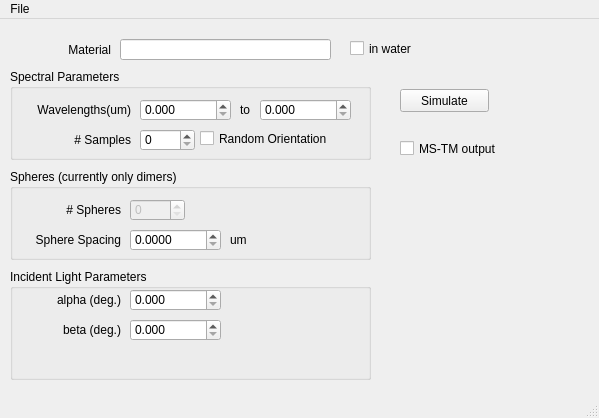
<?xml version="1.0" encoding="UTF-8"?>
<ui version="4.0">
 <class>mstmGui</class>
 <widget class="QMainWindow" name="mstmGui">
  <property name="geometry">
   <rect>
    <x>0</x>
    <y>0</y>
    <width>599</width>
    <height>418</height>
   </rect>
  </property>
  <property name="windowTitle">
   <string>Spectral Multi-Sphere T-Matrix Simulation</string>
  </property>
  <widget class="QWidget" name="centralwidget">
   <widget class="QPushButton" name="btnSimulate">
    <property name="geometry">
     <rect>
      <x>400</x>
      <y>70</y>
      <width>89</width>
      <height>23</height>
     </rect>
    </property>
    <property name="text">
     <string>Simulate</string>
    </property>
   </widget>
   <widget class="QLabel" name="label_7">
    <property name="geometry">
     <rect>
      <x>0</x>
      <y>20</y>
      <width>111</width>
      <height>21</height>
     </rect>
    </property>
    <property name="text">
     <string>Material</string>
    </property>
    <property name="alignment">
     <set>Qt::AlignRight|Qt::AlignTrailing|Qt::AlignVCenter</set>
    </property>
   </widget>
   <widget class="QLineEdit" name="txtMaterial">
    <property name="geometry">
     <rect>
      <x>120</x>
      <y>20</y>
      <width>211</width>
      <height>21</height>
     </rect>
    </property>
    <property name="readOnly">
     <bool>true</bool>
    </property>
   </widget>
   <widget class="QGroupBox" name="groupBox">
    <property name="geometry">
     <rect>
      <x>10</x>
      <y>50</y>
      <width>361</width>
      <height>91</height>
     </rect>
    </property>
    <property name="title">
     <string>Spectral Parameters</string>
    </property>
    <widget class="QDoubleSpinBox" name="spinStartLambda">
     <property name="geometry">
      <rect>
       <x>130</x>
       <y>30</y>
       <width>91</width>
       <height>22</height>
      </rect>
     </property>
     <property name="decimals">
      <number>3</number>
     </property>
     <property name="singleStep">
      <double>0.100000000000000</double>
     </property>
    </widget>
    <widget class="QSpinBox" name="spinNumSamples">
     <property name="geometry">
      <rect>
       <x>130</x>
       <y>60</y>
       <width>55</width>
       <height>22</height>
      </rect>
     </property>
     <property name="maximum">
      <number>9999</number>
     </property>
    </widget>
    <widget class="QLabel" name="label_3">
     <property name="geometry">
      <rect>
       <x>10</x>
       <y>60</y>
       <width>111</width>
       <height>21</height>
      </rect>
     </property>
     <property name="text">
      <string># Samples</string>
     </property>
     <property name="alignment">
      <set>Qt::AlignRight|Qt::AlignTrailing|Qt::AlignVCenter</set>
     </property>
    </widget>
    <widget class="QLabel" name="label_2">
     <property name="geometry">
      <rect>
       <x>10</x>
       <y>30</y>
       <width>111</width>
       <height>21</height>
      </rect>
     </property>
     <property name="text">
      <string>Wavelengths(um)</string>
     </property>
     <property name="alignment">
      <set>Qt::AlignRight|Qt::AlignTrailing|Qt::AlignVCenter</set>
     </property>
    </widget>
    <widget class="QLabel" name="label">
     <property name="geometry">
      <rect>
       <x>230</x>
       <y>30</y>
       <width>21</width>
       <height>21</height>
      </rect>
     </property>
     <property name="text">
      <string>to</string>
     </property>
    </widget>
    <widget class="QDoubleSpinBox" name="spinEndLambda">
     <property name="geometry">
      <rect>
       <x>250</x>
       <y>30</y>
       <width>91</width>
       <height>22</height>
      </rect>
     </property>
     <property name="decimals">
      <number>3</number>
     </property>
     <property name="singleStep">
      <double>0.100000000000000</double>
     </property>
    </widget>
    <widget class="QCheckBox" name="chkRandomOrientation">
     <property name="geometry">
      <rect>
       <x>190</x>
       <y>60</y>
       <width>161</width>
       <height>19</height>
      </rect>
     </property>
     <property name="text">
      <string>Random Orientation</string>
     </property>
    </widget>
   </widget>
   <widget class="QGroupBox" name="groupBox_2">
    <property name="geometry">
     <rect>
      <x>10</x>
      <y>150</y>
      <width>361</width>
      <height>91</height>
     </rect>
    </property>
    <property name="title">
     <string>Spheres (currently only dimers)</string>
    </property>
    <widget class="QLabel" name="label_6">
     <property name="geometry">
      <rect>
       <x>220</x>
       <y>60</y>
       <width>31</width>
       <height>21</height>
      </rect>
     </property>
     <property name="text">
      <string>um</string>
     </property>
    </widget>
    <widget class="QLabel" name="label_5">
     <property name="geometry">
      <rect>
       <x>0</x>
       <y>60</y>
       <width>111</width>
       <height>21</height>
      </rect>
     </property>
     <property name="text">
      <string>Sphere Spacing</string>
     </property>
     <property name="alignment">
      <set>Qt::AlignRight|Qt::AlignTrailing|Qt::AlignVCenter</set>
     </property>
    </widget>
    <widget class="QLabel" name="label_4">
     <property name="geometry">
      <rect>
       <x>0</x>
       <y>30</y>
       <width>111</width>
       <height>21</height>
      </rect>
     </property>
     <property name="text">
      <string># Spheres</string>
     </property>
     <property name="alignment">
      <set>Qt::AlignRight|Qt::AlignTrailing|Qt::AlignVCenter</set>
     </property>
    </widget>
    <widget class="QDoubleSpinBox" name="spinSpacing">
     <property name="geometry">
      <rect>
       <x>120</x>
       <y>60</y>
       <width>91</width>
       <height>22</height>
      </rect>
     </property>
     <property name="decimals">
      <number>4</number>
     </property>
     <property name="singleStep">
      <double>0.001000000000000</double>
     </property>
    </widget>
    <widget class="QSpinBox" name="spinNumSpheres">
     <property name="enabled">
      <bool>false</bool>
     </property>
     <property name="geometry">
      <rect>
       <x>120</x>
       <y>30</y>
       <width>55</width>
       <height>22</height>
      </rect>
     </property>
    </widget>
   </widget>
   <widget class="QGroupBox" name="groupBox_3">
    <property name="geometry">
     <rect>
      <x>10</x>
      <y>250</y>
      <width>361</width>
      <height>111</height>
     </rect>
    </property>
    <property name="title">
     <string>Incident Light Parameters</string>
    </property>
    <widget class="QLabel" name="label_8">
     <property name="geometry">
      <rect>
       <x>20</x>
       <y>20</y>
       <width>91</width>
       <height>21</height>
      </rect>
     </property>
     <property name="text">
      <string>alpha (deg.)</string>
     </property>
     <property name="alignment">
      <set>Qt::AlignRight|Qt::AlignTrailing|Qt::AlignVCenter</set>
     </property>
    </widget>
    <widget class="QDoubleSpinBox" name="spinAlpha">
     <property name="geometry">
      <rect>
       <x>120</x>
       <y>20</y>
       <width>91</width>
       <height>22</height>
      </rect>
     </property>
     <property name="decimals">
      <number>3</number>
     </property>
     <property name="singleStep">
      <double>0.100000000000000</double>
     </property>
    </widget>
    <widget class="QLabel" name="label_9">
     <property name="geometry">
      <rect>
       <x>20</x>
       <y>50</y>
       <width>91</width>
       <height>21</height>
      </rect>
     </property>
     <property name="text">
      <string>beta (deg.)</string>
     </property>
     <property name="alignment">
      <set>Qt::AlignRight|Qt::AlignTrailing|Qt::AlignVCenter</set>
     </property>
    </widget>
    <widget class="QDoubleSpinBox" name="spinBeta">
     <property name="geometry">
      <rect>
       <x>120</x>
       <y>50</y>
       <width>91</width>
       <height>22</height>
      </rect>
     </property>
     <property name="decimals">
      <number>3</number>
     </property>
     <property name="singleStep">
      <double>0.100000000000000</double>
     </property>
    </widget>
   </widget>
   <widget class="QCheckBox" name="chkShowOutput">
    <property name="geometry">
     <rect>
      <x>400</x>
      <y>120</y>
      <width>131</width>
      <height>19</height>
     </rect>
    </property>
    <property name="text">
     <string>MS-TM output</string>
    </property>
   </widget>
   <widget class="QCheckBox" name="chkInWater">
    <property name="geometry">
     <rect>
      <x>350</x>
      <y>20</y>
      <width>83</width>
      <height>19</height>
     </rect>
    </property>
    <property name="text">
     <string>in water</string>
    </property>
   </widget>
  </widget>
  <widget class="QMenuBar" name="menubar">
   <property name="geometry">
    <rect>
     <x>0</x>
     <y>0</y>
     <width>599</width>
     <height>22</height>
    </rect>
   </property>
   <widget class="QMenu" name="menuFile">
    <property name="title">
     <string>File</string>
    </property>
    <addaction name="mnuSaveResults"/>
    <addaction name="mnuLoadMaterial"/>
   </widget>
   <addaction name="menuFile"/>
  </widget>
  <widget class="QStatusBar" name="statusbar"/>
  <action name="mnuSaveResults">
   <property name="enabled">
    <bool>true</bool>
   </property>
   <property name="text">
    <string>Save Results</string>
   </property>
  </action>
  <action name="mnuLoadMaterial">
   <property name="text">
    <string>Load Material</string>
   </property>
  </action>
 </widget>
 <resources/>
 <connections/>
</ui>
